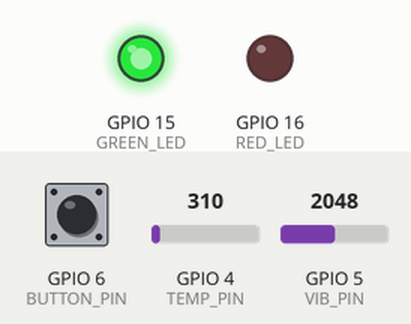
Bench run of a sketch on a simulated ESP32-S3. Parts: output pins drawn as LEDs (lit = HIGH). The inputs (shaded band) are chosen by the test bench; at power-on: GPIO 5 (VIB_PIN) = 2048, GPIO 4 (TEMP_PIN) = 310, GPIO 6 (BUTTON_PIN) HIGH (analog values on the 0–4095 scale). WiFi joins after 1.5 s; servers stay silent unless stated; random numbers use the default seed unless the sketch sets one; what the sketch prints to the serial monitor is not drawn.

Above: at 2.7 s.
2.8 s: GPIO 5 (VIB_PIN) set to 2828
4.3 s: GPIO 5 (VIB_PIN) set to 2920
At 5.7 s:
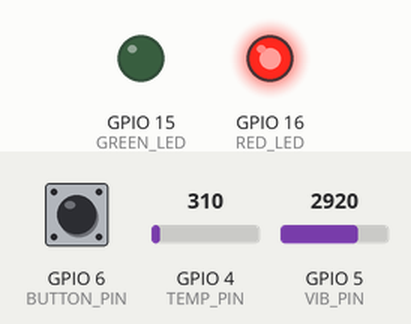
6.0 s: GPIO 5 (VIB_PIN) set to 2866
At 7.4 s:
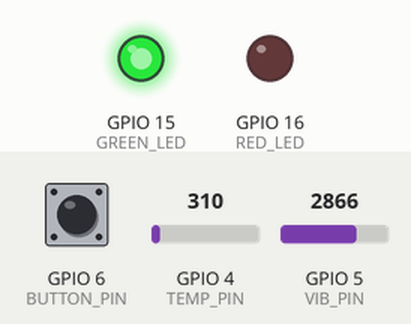
9.0 s: GPIO 5 (VIB_PIN) set to 3603
At 10.5 s:
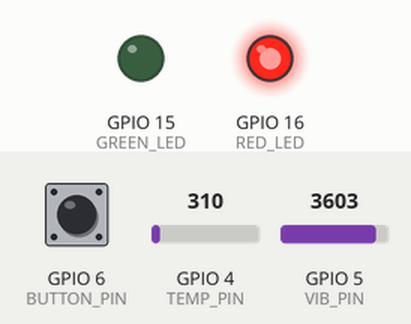
Timing chart, 0 to 12.0 s (numbered marks = the images above; inputs shaded):
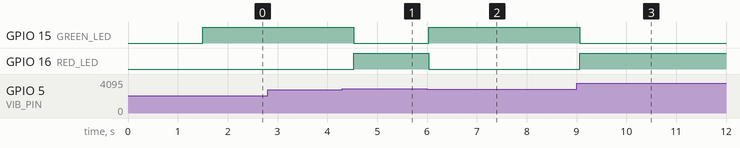

Measured:
- the behaviour switches between 2866 and 2867 on GPIO 5 (VIB_PIN) (found by bisection; images 0 and 1)
- after the input at 2.8 s, every drawn part: stays the same
- after the input at 4.3 s, GPIO 15 (GREEN_LED): HIGH → LOW after 0.23 s; GPIO 16 (RED_LED): LOW → HIGH after 0.23 s
- after the input at 6.0 s, GPIO 15 (GREEN_LED): LOW → HIGH at once; GPIO 16 (RED_LED): HIGH → LOW at once
- after the input at 9.0 s, GPIO 15 (GREEN_LED): HIGH → LOW after 0.06 s; GPIO 16 (RED_LED): LOW → HIGH after 0.06 s

The sketch:

smart_factory_esp32s3.ino
```cpp
// Smart Factory Cirkit Designer ESP32-S3 - deploy separately for M01 and M02
// USE DEMO DATA ONLY. This lab uses setInsecure() for simulator compatibility,
// which DISABLES TLS certificate verification. Do not use this practice in production.
#include <Arduino.h>
#include <WiFi.h>
#include <WiFiClientSecure.h>
#include <HTTPClient.h>

const char* MACHINE_ID = "M01";  // change to M02 for second ESP32-S3
const char* WIFI_SSID = "CirkitWifi";
const char* CLOUD_URL = ""; // paste deployed Google Apps Script /exec URL
const char* DEVICE_TOKEN = ""; // same as Script Properties DEVICE_TOKEN
const int TEMP_PIN=4, VIB_PIN=5, BUTTON_PIN=6, GREEN_LED=15, RED_LED=16;
unsigned long previousRead=0, previousSend=0, lastButtonChange=0;
bool lastRawButton=HIGH, stableButton=HIGH;
unsigned long totalCount=0;
float tempC=20, vibration=0, energy=3;
bool warning=false;
unsigned int seqNo=0;

void readMachine(){
  int rawTemp=analogRead(TEMP_PIN), rawVibration=analogRead(VIB_PIN);
  tempC=20.0f+80.0f*rawTemp/4095.0f;
  vibration=10.0f*rawVibration/4095.0f;
  energy=3.0f+vibration*0.4f;
  warning=tempC>85.0f || vibration>7.0f;
  digitalWrite(GREEN_LED,warning?LOW:HIGH);
  digitalWrite(RED_LED,warning?HIGH:LOW);
}
void pollButton(unsigned long now){
  bool current=digitalRead(BUTTON_PIN);
  if(current!=lastRawButton){lastButtonChange=now;lastRawButton=current;}
  if(now-lastButtonChange>40 && current!=stableButton){
    stableButton=current;
    if(stableButton==LOW)totalCount++;
  }
}
void connectWiFi(){
  if(WiFi.status()==WL_CONNECTED)return;
  WiFi.begin(WIFI_SSID,"");
  Serial.print("Connecting CirkitWifi");
  for(int i=0;i<50 && WiFi.status()!=WL_CONNECTED;i++){delay(100);Serial.print('.');}
  Serial.println(WiFi.status()==WL_CONNECTED?" Connected":" WiFi not connected");
}
void sendTelemetry(){
  if(strlen(CLOUD_URL)==0 || strlen(DEVICE_TOKEN)==0){
    Serial.println("CLOUD NOT CONFIGURED: sensor/serial simulation only");return;
  }
  connectWiFi();if(WiFi.status()!=WL_CONNECTED){Serial.println("UPLOAD FAILED: WiFi offline");return;}
  // Message ID remains unique even if the ESP32 reboots (random ID + sequence).
  String mid=String(MACHINE_ID)+"-"+String(millis())+"-"+String(++seqNo)+"-"+String((unsigned int)random(0,65535));
  unsigned long defects=totalCount/20;
  unsigned long goods=totalCount-defects;
  String body="{\"message_id\":\""+mid+"\",\"machine_id\":\""+MACHINE_ID+"\",\"device_token\":\""+DEVICE_TOKEN+"\"";
  body+=",\"temperature\":"+String(tempC,1)+",\"humidity\":55.0,\"vibration\":"+String(vibration,2);
  body+=",\"energy_kw\":"+String(energy,2)+",\"machine_status\":\""+String(warning?"WARNING":"RUNNING")+"\"";
  body+=",\"total_count\":"+String(totalCount)+",\"good_count\":"+String(goods)+",\"defect_count\":"+String(defects)+"}";
  WiFiClientSecure client;
  client.setInsecure(); // SIMULATOR-ONLY, disables verification - NOT FOR REAL INDUSTRIAL IOT
  HTTPClient http;
  http.setFollowRedirects(HTTPC_STRICT_FOLLOW_REDIRECTS);
  http.setTimeout(12000);
  if(!http.begin(client,CLOUD_URL)){Serial.println("HTTP begin failed");return;}
  http.addHeader("Content-Type","application/json");
  int code=http.POST(body);
  String response=http.getString();
  Serial.printf("MACHINE=%s HTTP=%d TEMP=%.1f VIB=%.2f\n",MACHINE_ID,code,tempC,vibration);
  Serial.println("Response: "+response);
  if(code>=200 && code<300 && response.indexOf("\"stored\":true")>=0)Serial.println("SERVER CONFIRMED STORE (verify Google Sheet row)");
  else Serial.println("NOT CONFIRMED: inspect response and Google Sheets");
  http.end();
}
void setup(){
  Serial.begin(115200);
  analogReadResolution(12);
  pinMode(BUTTON_PIN,INPUT_PULLUP);
  pinMode(GREEN_LED,OUTPUT);pinMode(RED_LED,OUTPUT);
  randomSeed(analogRead(TEMP_PIN));
  connectWiFi();
  readMachine();
}
void loop(){
  unsigned long now=millis();pollButton(now);
  if(now-previousRead>=500){previousRead=now;readMachine();Serial.printf("%s TEMP=%.1fC VIB=%.2fmm/s COUNT=%lu STATE=%s\n",MACHINE_ID,tempC,vibration,totalCount,warning?"WARNING":"RUNNING");}
  if(now-previousSend>=10000){previousSend=now;sendTelemetry();}
  delay(10);
}
```
